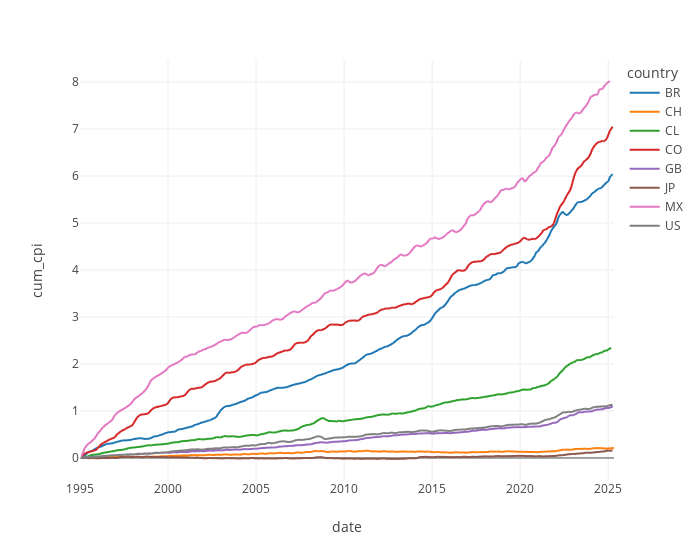

The notebook cell this image was saved under:
### Markdown cell above
# analysis

### Code cell
data_chart = df.copy()
fig = px.line(
    data_chart,
    x='date',
    y='cum_cpi',
    color='country',
    width=700,
    template='none'
)
fig

### Figure 1 — Plotly figure (JSON) as saved in the notebook; plotly's stock layout.template omitted (floating-point values rounded to 4 significant figures; data arrays with more than 128 entries replaced by an {"elided": "..."} marker saying what was removed)
{"data": [{"hovertemplate": "country=BR<br>date=%{x}<br>cum_cpi=%{y}<extra></extra>", "legendgroup": "BR", "line": {"color": "#1F77B4", "dash": "solid"}, "marker": {"symbol": "circle"}, "mode": "lines", "name": "BR", "showlegend": true, "type": "scattergl", "x": {"elided": "365 str values"}, "xaxis": "x", "y": {"elided": "365 float values"}, "yaxis": "y"}, {"hovertemplate": "country=CH<br>date=%{x}<br>cum_cpi=%{y}<extra></extra>", "legendgroup": "CH", "line": {"color": "#FF7F0E", "dash": "solid"}, "marker": {"symbol": "circle"}, "mode": "lines", "name": "CH", "showlegend": true, "type": "scattergl", "x": {"elided": "365 str values"}, "xaxis": "x", "y": {"elided": "365 float values"}, "yaxis": "y"}, {"hovertemplate": "country=CL<br>date=%{x}<br>cum_cpi=%{y}<extra></extra>", "legendgroup": "CL", "line": {"color": "#2CA02C", "dash": "solid"}, "marker": {"symbol": "circle"}, "mode": "lines", "name": "CL", "showlegend": true, "type": "scattergl", "x": {"elided": "365 str values"}, "xaxis": "x", "y": {"elided": "365 float values"}, "yaxis": "y"}, {"hovertemplate": "country=CO<br>date=%{x}<br>cum_cpi=%{y}<extra></extra>", "legendgroup": "CO", "line": {"color": "#D62728", "dash": "solid"}, "marker": {"symbol": "circle"}, "mode": "lines", "name": "CO", "showlegend": true, "type": "scattergl", "x": {"elided": "365 str values"}, "xaxis": "x", "y": {"elided": "365 float values"}, "yaxis": "y"}, {"hovertemplate": "country=GB<br>date=%{x}<br>cum_cpi=%{y}<extra></extra>", "legendgroup": "GB", "line": {"color": "#9467BD", "dash": "solid"}, "marker": {"symbol": "circle"}, "mode": "lines", "name": "GB", "showlegend": true, "type": "scattergl", "x": {"elided": "365 str values"}, "xaxis": "x", "y": {"elided": "365 float values"}, "yaxis": "y"}, {"hovertemplate": "country=JP<br>date=%{x}<br>cum_cpi=%{y}<extra></extra>", "legendgroup": "JP", "line": {"color": "#8C564B", "dash": "solid"}, "marker": {"symbol": "circle"}, "mode": "lines", "name": "JP", "showlegend": true, "type": "scattergl", "x": {"elided": "365 str values"}, "xaxis": "x", "y": {"elided": "365 float values"}, "yaxis": "y"}, {"hovertemplate": "country=MX<br>date=%{x}<br>cum_cpi=%{y}<extra></extra>", "legendgroup": "MX", "line": {"color": "#E377C2", "dash": "solid"}, "marker": {"symbol": "circle"}, "mode": "lines", "name": "MX", "showlegend": true, "type": "scattergl", "x": {"elided": "365 str values"}, "xaxis": "x", "y": {"elided": "365 float values"}, "yaxis": "y"}, {"hovertemplate": "country=US<br>date=%{x}<br>cum_cpi=%{y}<extra></extra>", "legendgroup": "US", "line": {"color": "#7F7F7F", "dash": "solid"}, "marker": {"symbol": "circle"}, "mode": "lines", "name": "US", "showlegend": true, "type": "scattergl", "x": {"elided": "365 str values"}, "xaxis": "x", "y": {"elided": "365 float values"}, "yaxis": "y"}], "layout": {"legend": {"title": {"text": "country"}, "tracegroupgap": 0}, "margin": {"t": 60}, "width": 700, "xaxis": {"anchor": "y", "domain": [0, 1], "title": {"text": "date"}}, "yaxis": {"anchor": "x", "domain": [0, 1], "title": {"text": "cum_cpi"}}}}
